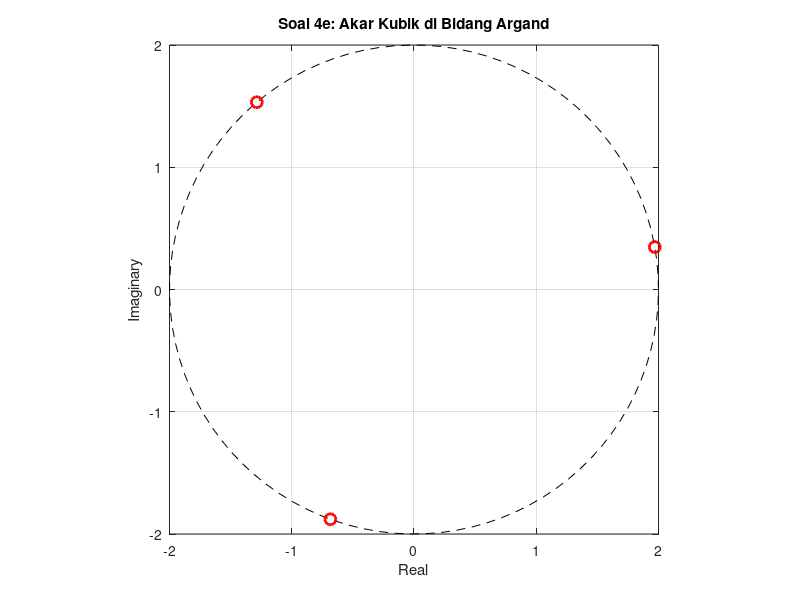

The MATLAB source for this figure:
% =====================================================
% UTS Matematika Sains Data — Semester Genap 2025/2026
% Soal 4 — Segmentasi Pelanggan dan Bilangan Kompleks
% ---------------------------------------------------
% Nama : Nindira adiarty
% NIM  : 2510514006
% Parameter: N=6, a=0, b=6, K=7, theta0=30
% Tanggal: 26 April 2026
% =====================================================
clc; clear; close all;

% Parameter personalisasi
N = 6; a = 0; b = 6; K = 7; theta0 = 30;
z1 = (a+2) + (b+1)*1i;
z2 = (b+1) - (a+2)*1i;

fprintf('=====================================================\n');
fprintf(' SOAL 4 — Bilangan Kompleks & Fasor Penjualan\n');
fprintf(' NIM: 2510514006 | N=%d, a=%d, b=%d, K=%d\n',N,a,b,K);
fprintf('=====================================================\n\n');

% ==================================================================
% SUB-SOAL 4a — Konversi ke Bentuk Kutub r·cis(θ)
% ==================================================================
fprintf('=== SUB-SOAL 4a: Konversi ke Bentuk Kutub ===\n');
[theta1, r1] = cart2pol(real(z1), imag(z1));
[theta2, r2] = cart2pol(real(z2), imag(z2));

fprintf('z1 = %.4f + %.4fi -> r=%.4f, theta=%.4f rad (%.4f deg)\n', ...
    real(z1), imag(z1), r1, theta1, rad2deg(theta1));
fprintf('z2 = %.4f + %.4fi -> r=%.4f, theta=%.4f rad (%.4f deg)\n\n', ...
    real(z2), imag(z2), r2, theta2, rad2deg(theta2));

% ==================================================================
% SUB-SOAL 4b — Operasi Aritmatika Kompleks
% ==================================================================
fprintf('=== SUB-SOAL 4b: Operasi Kompleks ===\n');
fprintf('z1 + z2 = %.4f + %.4fi\n', real(z1+z2), imag(z1+z2));
fprintf('z1 * z2 = %.4f + %.4fi\n', real(z1*z2), imag(z1*z2));
fprintf('z1 / z2 = %.4f + %.4fi\n', real(z1/z2), imag(z1/z2));
fprintf('|z1 - z2| = %.4f\n\n', abs(z1-z2));

% ==================================================================
% SUB-SOAL 4c — Penerapan De Moivre (z1)^4
% ==================================================================
fprintf('=== SUB-SOAL 4c: Penerapan De Moivre ===\n');
z1_pow4_dm = (r1^4) * (cos(4*theta1) + 1i*sin(4*theta1));
z1_pow4_dir = z1*z1*z1*z1;
fprintf('(z1)^4 (De Moivre) = %.4f + %.4fi\n', real(z1_pow4_dm), imag(z1_pow4_dm));
fprintf('(z1)^4 (Direct)    = %.4f + %.4fi\n', real(z1_pow4_dir), imag(z1_pow4_dir));
fprintf('Selisih = %.4e\n\n', abs(z1_pow4_dm - z1_pow4_dir));

% ==================================================================
% SUB-SOAL 4d — Akar Pangkat Tiga w = 8*cis(θ0)
% ==================================================================
fprintf('=== SUB-SOAL 4d: Akar Kubik ===\n');
w_deg = theta0;
w_rad = deg2rad(w_deg);
r_w = 8;
for k = 0:2
    theta_k = (w_rad + 2*pi*k) / 3;
    akar = nthroot(r_w, 3) * (cos(theta_k) + 1i*sin(theta_k));
    fprintf('Akar ke-%d: %.4f + %.4fi (cis %.4f)\n', k+1, real(akar), imag(akar), theta_k);
end

% ==================================================================
% SUB-SOAL 4e — Plot di Bidang Argand
% ==================================================================
fprintf('\n=== SUB-SOAL 4e: Visualisasi Bidang Argand ===\n');
figure('Color','white');
% Plot lingkaran jari-jari 2
t = linspace(0, 2*pi, 100);
plot(2*cos(t), 2*sin(t), 'k--'); hold on;
% Plot akar
for k = 0:2
    theta_k = (w_rad + 2*pi*k) / 3;
    akar = 2 * (cos(theta_k) + 1i*sin(theta_k));
    plot(real(akar), imag(akar), 'ro', 'MarkerSize', 8, 'LineWidth', 2);
end
grid on; axis square;
title('Soal 4e: Akar Kubik di Bidang Argand');
xlabel('Real'); ylabel('Imaginary');
saveas(gcf, 'fig_s4_argand.png');
fprintf('Grafik disimpan: fig_s4_argand.png\n');
fprintf('\n=====================================================\n');
fprintf(' Soal 4 Selesai\n');
fprintf('=====================================================\n');
